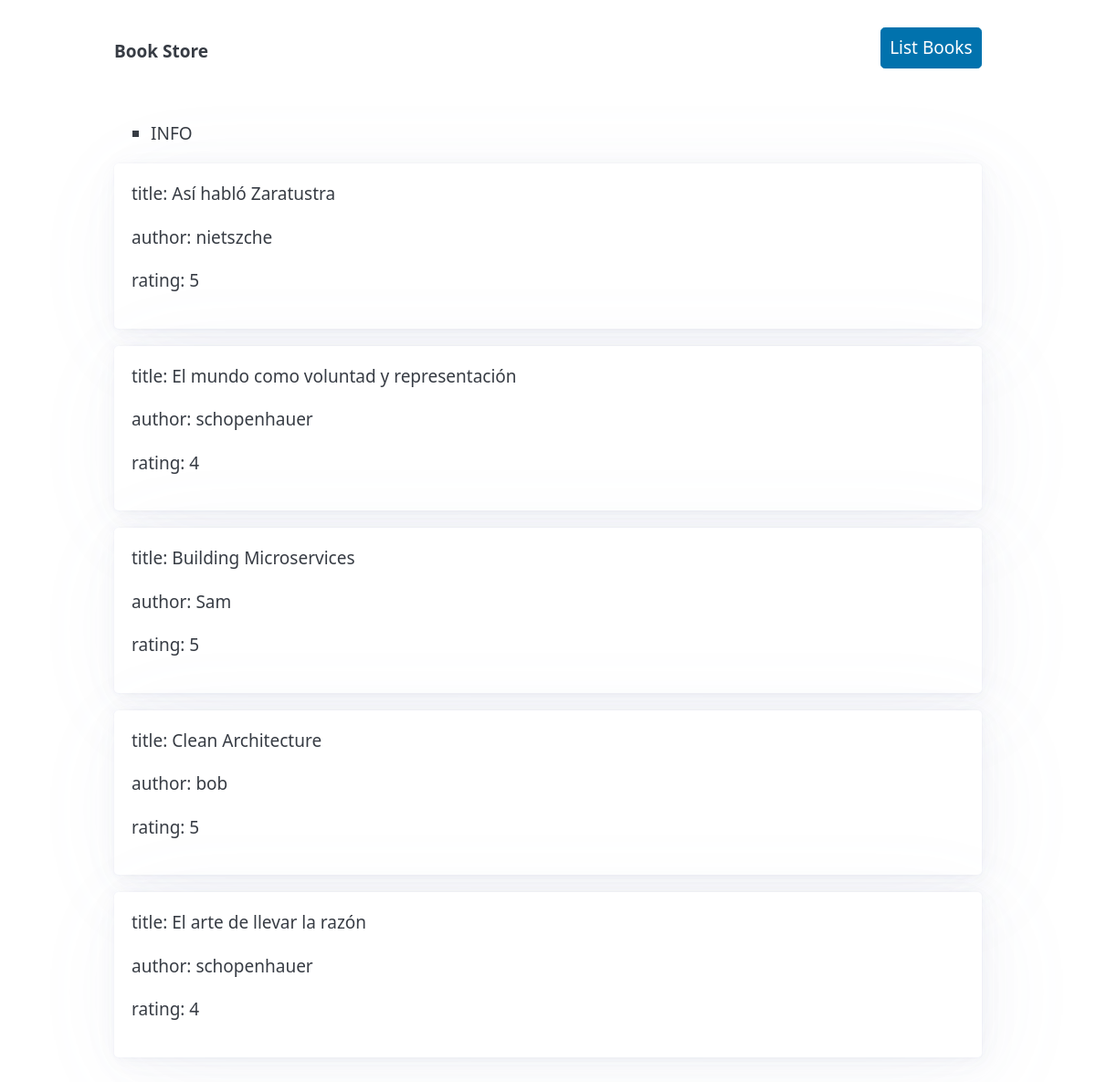
The page / on the database its author committed.
### books/models.py (models this page shows, shortened)
class Book(models.Model):
    title = models.CharField(max_length=150, help_text='Título del libro')
    author = models.ForeignKey(User, on_delete=models.CASCADE, help_text='Autor que escribió el libro')
    rating = models.PositiveIntegerField(validators=[MaxValueValidator(5)], help_text='Puntuación general que ha recibido el libro')
    created_at = models.DateTimeField(auto_now_add=True, help_text='Autor que escribió el libro')
    updated_at = models.DateTimeField(auto_now=True, help_text='Autor que escribió el libro')
    class Meta:
        verbose_name = 'Book'
        verbose_name_plural = 'Books'

### books/views.py (the view)
# urls.py: path('', ListBookView.as_view(), name='list-books')
class ListBookView(View):
    def get(self, request):
        messages.info(request, 'INFO')
        return render(request, 'list_book.html',
                      context={'books': Book.objects.all()})

### templates/list_book.html
{% extends 'base.html' %}
{% block content %}
    {% if messages %}
        <ul class="messages">
            {% for message in messages %}
                <li{% if message.tags %} class="{{ message.tags }}"{% endif %}>{{ message }}</li>
            {% endfor %}
        </ul>
    {% endif %}
    {% for book in books %}
        <article>
            <p>title: {{ book.title }}</p>
            <p>author: {{ book.author.username }}</p>
            <p>rating: {{ book.rating }}</p>
        </article>
    {% endfor %}
{% endblock %}

### templates/base.html (shortened to what this page needs)
<!DOCTYPE html>
<html lang="en" data-theme="light">
<head>
    <link rel="stylesheet" href="https://unpkg.com/@picocss/pico@latest/css/pico.classless.min.css">
</head>
<body>
<header>
    <nav>
        <ul>
            <li><strong>Book Store</strong></li>
        </ul>
        <ul>
            <li><a href="{% url 'list-books' %}" role="button">List Books</a></li>
        </ul>
    </nav>
</header>
<main>
    {% block content %}{% endblock %}
</main>
</body>
</html>

### rows shown on the page
Book: title "Así habló Zaratustra", author.username "nietszche", rating "5"
Book: title "El mundo como voluntad y representación", author.username "schopenhauer", rating "4"
Book: title "Building Microservices", author.username "Sam", rating "5"
Book: title "Clean Architecture", author.username "bob", rating "5"
Book: title "El arte de llevar la razón", author.username "schopenhauer", rating "4"

### other values the page prints
{{ message }} "INFO"
